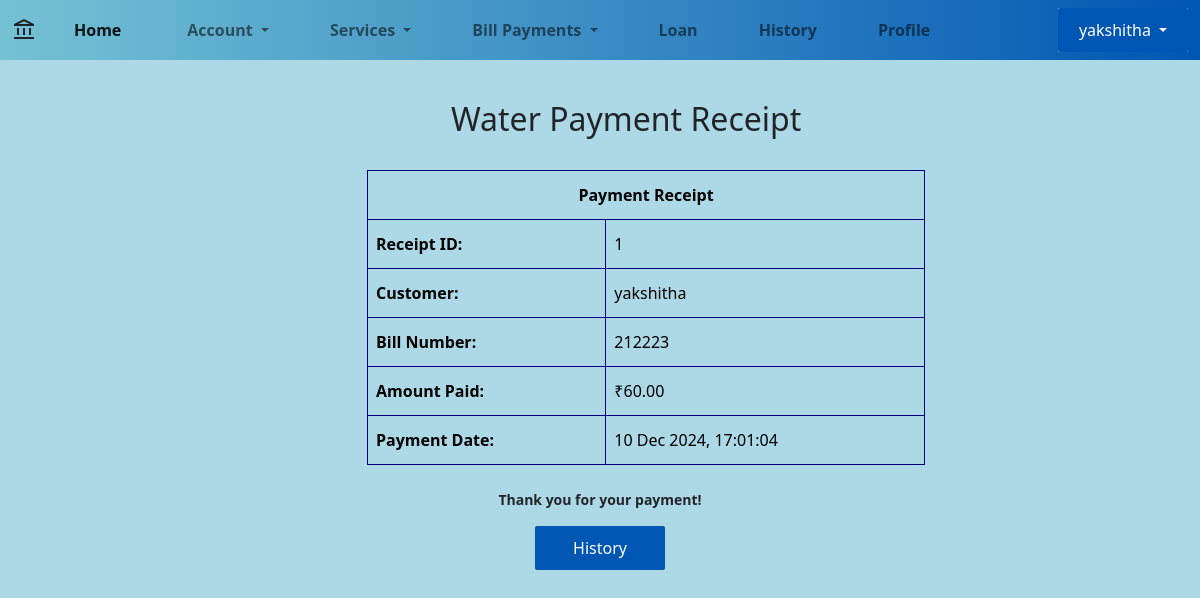
/water/receipt/1/ (signed in), run on the app's committed database.
### Bank/models.py (models this page shows, shortened)
class WaterPayment(models.Model):
    customer = models.ForeignKey(Customer_Data, on_delete=models.CASCADE)
    office = models.CharField(max_length=50, choices=[
        ('Mangaluru', 'Mangaluru'),
        ('Bengaluru', 'Bengaluru'),
        ('Mysuru', 'Mysuru'),
    ])
    consumer_number = models.CharField(max_length=15)
    amount = models.DecimalField(max_digits=12, decimal_places=2)
    paid_on = models.DateTimeField(auto_now_add=True)

class Customer_Data(models.Model):
    Cust_ID = models.AutoField(primary_key=True)
    Name = models.CharField(max_length=200)
    Phone_no = models.CharField(max_length=10)
    Email = models.EmailField()
    Balance = models.DecimalField(max_digits=12, decimal_places=2, default=0.0)
    last_interest_calculation = models.DateTimeField(default=now)
    updated = models.DateTimeField(auto_now=True)
    created = models.DateTimeField(auto_now_add=True)

### Bank/views.py (the view)
# urls.py: path('water/receipt/<int:payment_id>/', water_receipt, name='water_receipt'),
@login_required(login_url='login')
def water_receipt(request, payment_id):
    payment = get_object_or_404(WaterPayment, id=payment_id)
    context = {
        'payment': payment,
        'customer': payment.customer,
    }
    return render(request, 'water_receipt.html', context)

### templates/water_receipt.html
{% extends 'main.html' %}
{% block body_block %}
<div class="container">
    <h2 style="margin-bottom: 2rem; margin-left: 409px;margin-top: 40px;">Water Payment Receipt</h2>
    <div class="receipt">
        <table class="table table-bordered mt-3" style="border-color: navy; color: black; line-height: 2rem; width: 50%; margin-left: 325px;">
            <thead class="thead-dark">
                <tr>
                    <th colspan="2" class="text-center">Payment Receipt</th>
                </tr>
            </thead>
            <tbody>
                <tr>
                    <th>Receipt ID:</th>
                    <td>{{ payment.id }}</td>
                </tr>
                <tr>
                    <th>Customer:</th>
                    <td>{{ payment.customer.Name }}</td>
                </tr>
                <tr>
                    <th>Bill Number:</th>
                    <td>{{ payment.consumer_number }}</td>
                </tr>
                <tr>
                    <th>Amount Paid:</th>
                    <td>₹{{ payment.amount }}</td>
                </tr>
                <tr>
                    <th>Payment Date:</th>
                    <td>{{ payment.paid_on|date:"d M Y, H:i:s" }}</td>
                </tr>
            </tbody>
        </table>
        <div class="text-center mt-4">
            <p><strong>Thank you for your payment!</strong></p>
        </div>
    </div>
    <div class="text-center">
        <a href="{% url 'transaction_history' %}" class="btn btn-primary">History</a>
    </div>
</div>
{% endblock %}

### templates/main.html (shortened to what this page needs)
<!DOCTYPE html>
<html lang="en">
  <head>
    <link
      href="https://cdn.jsdelivr.net/npm/bootstrap@5.0.2/dist/css/bootstrap.min.css"
      rel="stylesheet"
    />
    <link rel="stylesheet" href="https://cdnjs.cloudflare.com/ajax/libs/font-awesome/5.15.4/css/all.min.css">
  </head>
  <body>
    <nav class="navbar navbar-expand-lg navbar-light bground">
      <div class="container-fluid">
        <span class="material-symbols-outlined"> account_balance </span>
        <div class="collapse navbar-collapse" id="navbarSupportedContent">
          <ul class="navbar-nav me-auto mb-2 mb-lg-0">
            <li class="nav-item" style="margin-right: 20px; margin-left: 30px;">
              <a
                class="nav-link active"
                aria-current="page"
                href="{% url 'home' %}" style="font-weight: bold;"
                >Home</a
              >
            </li>
            <li class="nav-item dropdown" style="margin-right: 15px; margin-left: 30px;">
              <a
                class="nav-link dropdown-toggle"
                href="#"
                id="navbarDropdown"
                role="button"
                data-bs-toggle="dropdown"
                aria-expanded="false"  style="font-weight: bold;"
              >
                Account
              </a>
            </li>
            <li class="nav-item dropdown" style="margin-right: 15px; margin-left: 30px;">
              <a
                class="nav-link dropdown-toggle"
                href="#"
                id="navbarDropdown"
                role="button"
                data-bs-toggle="dropdown"
                aria-expanded="false" style="font-weight: bold;"
              >
                Services
              </a>
            </li>
            <li class="nav-item dropdown" style="margin-right: 15px; margin-left: 30px;">
              <a
                class="nav-link dropdown-toggle"
                href="#"
                id="navbarDropdown"
                role="button"
                data-bs-toggle="dropdown"
                aria-expanded="false" style="font-weight: bold;"
              >
                Bill Payments
              </a>
            </li>
            <li class="nav-item" style="margin-right: 15px; margin-left: 30px;">
              <a class="nav-link" href="{% url 'loan' %}" style="font-weight: bold;"
                >Loan</a
              >
            </li>
            <li class="nav-item" style="margin-right: 15px; margin-left: 30px;">
              <a class="nav-link" href="{% url 'transaction_history' %}" style="font-weight: bold;"
                >History</a
              >
            </li>
            <li class="nav-item" style="margin-right: 15px; margin-left: 30px;">
              <a class="nav-link" href="{% url 'profile' %} "style="font-weight: bold;" >Profile</a>
            </li>
          </ul>
          <div class="d-flex" style="background: linear-gradient(90deg, #75c2d5, #72aceb);width: auto;">
            <div class="dropdown">
              {% if user.is_authenticated %}
                <button
                  class="btn btn-secondary dropdown-toggle"
                  type="button"
                  id="userDropdown"
                  data-bs-toggle="dropdown"
                  aria-expanded="false"
                >
                  {{ user.username }}
                </button>
              {% endif %}
            </div>
          </div>
        </div>
      </div>
    </nav>
    <div class="body">{% block body_block %} {% endblock %}</div>
  </body>
</html>

### templates/main.html (style rules this page uses)
body { background-color: lightblue; }
.bground { background: linear-gradient(90deg, #75c2d5, #0056b3); }
a { text-decoration: none; }
.btn { display: inline-block; width: 130px; padding: 10px; background-color: #0056b3; color: #ffffff; border: none; border-radius: 2px; font-size: 16px; cursor: pointer; transition: background-color 0.3s ease; text-align: center; }
p { margin-top: 20px; font-size: 14px; font-weight: bold; }

### data on the page
WaterPayment: id "1", customer.Name "yakshitha", consumer_number "212223", amount "60.00", paid_on "10 Dec 2024, 17:01:04"

### other printed values
{{ user.username }} "yakshitha"
